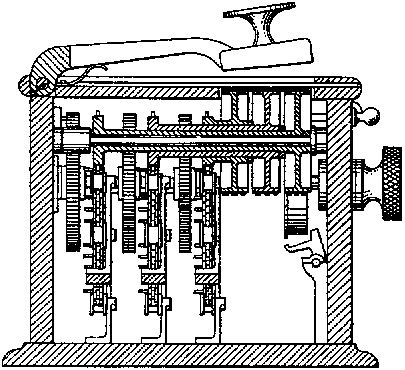
#> input picture images/original/cypherMachine.png, 405 x 370 px
$ python imgED.py
#> lines starting #> are read from the running program, lines starting #| are printed output that depends on the picture
import numpy as np
from PIL import Image
import os


def char_to_num(char):
    return ord(char) - ord('A')

def create_key_matrix(key):
#> called with key = 'WELOVEBAC'
    matrix = []
    for char in key:
        matrix.append(char_to_num(char))
    return np.array(matrix).reshape(3, 3)

def load_image(path):
#> called with path = '../../images/original/cypherMachine.png'
    return Image.open(path).convert('L')  # Convert to grayscale
#> returned value is the input picture: PIL image 405x370 L; 74.9% white; black in thin lines or dots

def save_image(image, path):
    image.save(path)

def process_image(image, key_matrix, mode='encrypt'):
    image_array = np.array(image)
    processed_image_array = np.zeros_like(image_array)

    # Ensure the block size matches the key matrix size
    block_size = key_matrix.shape[0]

    for i in range(0, image_array.shape[0], block_size):
        for j in range(0, image_array.shape[1], block_size):
            block = image_array[i:i+block_size, j:j+block_size]
            if block.shape != (block_size, block_size):
                continue  # Skip incomplete blocks
            if mode == 'encrypt':
                processed_block = encrypt_block(block, key_matrix)
            else:
                processed_block = decrypt_block(block, key_matrix)
            processed_image_array[i:i+block_size, j:j+block_size] = processed_block

    return Image.fromarray(processed_image_array)

def encrypt_block(block, key_matrix):
    return (np.dot(block, key_matrix) % 256).astype(np.uint8)

def decrypt_block(block, key_matrix):
    # Calculate the modular inverse of the key matrix in mod 256
    det = int(np.round(np.linalg.det(key_matrix)))
    det_inv = pow(det, -1, 256)
    adjoint = np.round(np.linalg.inv(key_matrix) * det).astype(int)
    inverse_matrix = (det_inv * adjoint) % 256

    return (np.dot(block, inverse_matrix) % 256).astype(np.uint8)

# Example usage
def main():
    key = "WELOVEBAC"  # key
    key_matrix = create_key_matrix(key)

    det = int(np.round(np.linalg.det(key_matrix)))
    if np.gcd(det, 256) != 1:
        print("The key matrix is not suitable for decryption (determinant is not invertible under modulo 256).")
        return

    # Adjust the paths
    original_image_path = '../../images/original/cypherMachine.png'
    encrypted_image_path = '../../images/encrypted/encryptedCypherMachine.png'
    decrypted_image_path = '../../images/decrypted/decryptedCypherMachine.png'

    # Encrypt with multiple passes
    original_image = load_image(original_image_path)
    encrypted_image = original_image
    for _ in range(2):  # Number of encryption passes
        encrypted_image = process_image(encrypted_image, key_matrix, mode='encrypt')
#> this loop made 2 passes
#> pass 1, in main, `encrypted_image = process_image(encrypted_image, key_matrix, mode='enc..`:
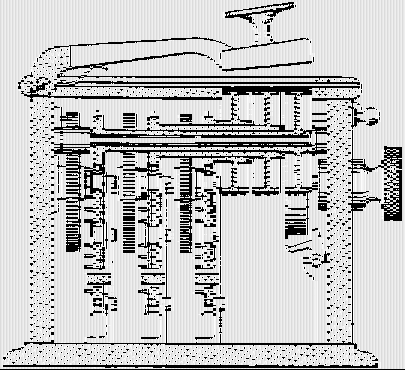
#> encrypted_image: PIL image 405x370 L; min 0, max 255, mean 195.8
#> pass 2, in main, `encrypted_image = process_image(encrypted_image, key_matrix, mode='enc..`:
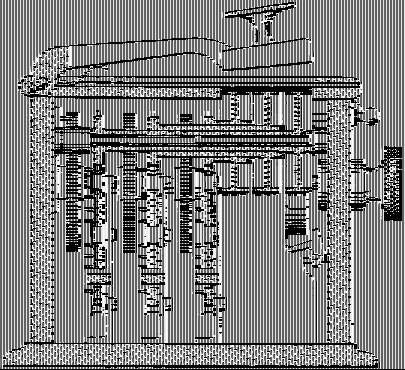
#> encrypted_image: PIL image 405x370 L; min 0, max 252, mean 128.4
    save_image(encrypted_image, encrypted_image_path)

    # Decrypt
    encrypted_image = load_image(encrypted_image_path)
    decrypted_image = encrypted_image
    for _ in range(2):  # Number of decryption passes (should match encryption passes)
        decrypted_image = process_image(decrypted_image, key_matrix, mode='decrypt')
#> this loop made 2 passes
#> pass 2, in main, `decrypted_image = process_image(decrypted_image, key_matrix, mode='dec..`:
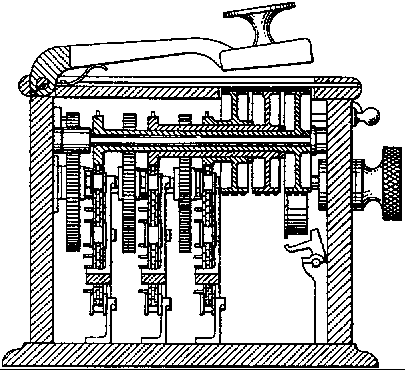
#> decrypted_image: PIL image 405x370 L; 74.6% white; black in thin lines or dots
    save_image(decrypted_image, decrypted_image_path)

if __name__ == "__main__":
    main()
